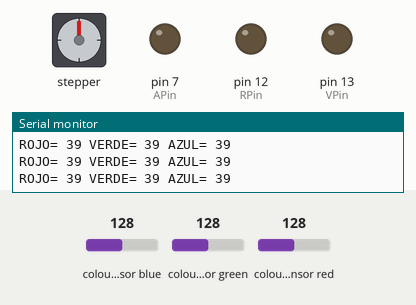
This sketch was run on a simulated Arduino Uno, built with avr-gcc and run on an emulated ATmega328P. On the bench: stepper motor, output pins drawn as LEDs (lit = HIGH), the last lines printed to the serial monitor. Wiring (inferred from the names in the program): TCS3200 colour sensor: output pin 6; S2 pin 4; S3 pin 5; S0 pin 2; S1 pin 3. The inputs (shaded band) are chosen by the test bench; at power-on: colour sensor green 128, colour sensor blue 128, colour sensor red 128. Stepper angles assume 2048 steps per turn; pins used as bus, display or sensor lines are not drawn.

Above: at 1.2 s.
1.3 s: colour sensor green set to 136
At 6.9 s:
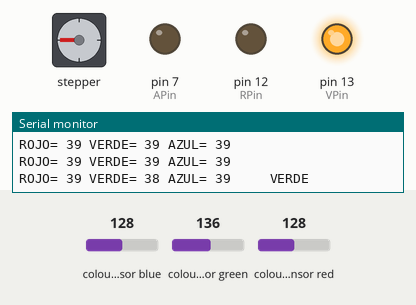
10.3 s: colour sensor blue set to 191
At 12.7 s:
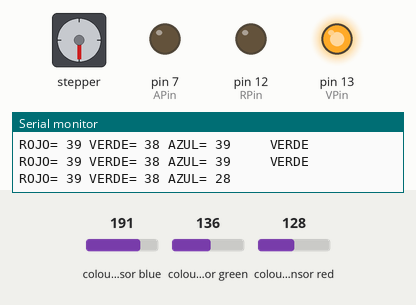
13.3 s: colour sensor red set to 192
14.8 s: colour sensor red set to 199
At 15.38 s:
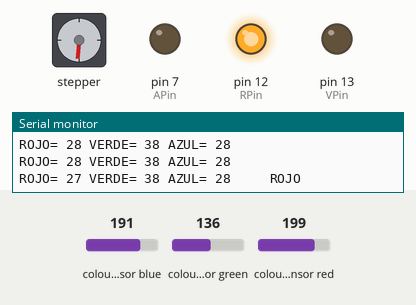
17.8 s: colour sensor blue set to 199
20.8 s: colour sensor blue set to 207
At 21.8 s:
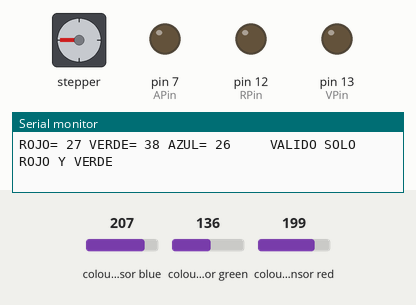
Timing chart, 0 to 23.5 s (numbered marks = the images above; inputs shaded):
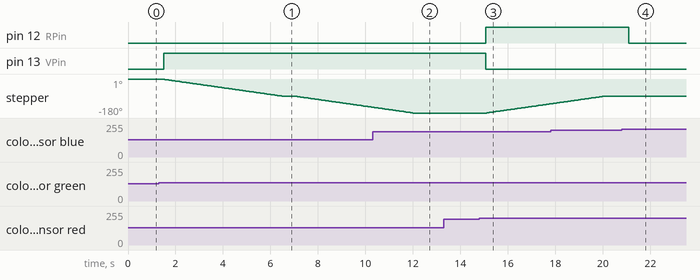

Measured:
- the behaviour switches between 131 and 132 on colour sensor green (found by bisection; images 0 and 1)
- the behaviour switches between 194 and 195 on colour sensor red (found by bisection; images 2 and 3)
- the behaviour switches between 202 and 203 on colour sensor blue (found by bisection; images 3 and 4)
- after the input at 1.3 s, pin 13 (VPin): LOW → HIGH after 0.20 s; stepper: turns 90° counter-clockwise in 5.0 s, then 59° counter-clockwise in 3.2 s
- after the input at 10.3 s, stepper: goes on until 12.0 s, then stays -180°
- after the input at 14.8 s, pin 12 (RPin): LOW → HIGH after 0.26 s; pin 13 (VPin): HIGH → LOW after 0.26 s; stepper: keeps turning clockwise at about 18°/s, starting after 0.30 s
- after the input at 20.8 s, pin 12 (RPin): HIGH → LOW after 0.29 s

The sketch:

LABORATORIO8.ino
```cpp
//SIN CONECTAR EL PIN OE
//LA VEL TOMA MEDIDA DE COLOR DEPENDE SI DA VUELTA COMPLETA O MEDIA O CUARTA VUELTA...SI ES DE 1 VUELTA LA LECTURA DE COLOR TARDA...SI ES DE 1/4VUELTA LEE MAS RAPIDO EL COLOR
#include <Stepper.h> // incluye libreria stepper
Stepper motor1(2048, 8, 10, 9, 11);//Pines conectado al arduino
int RPin= 12;//PIN RGB-ROJO
int VPin = 13;//PIN RGB-VERDE
int APin= 7;//PIN RGB-AZUL
const int s0 = 2;  //PIN SO CONECTADA AL ARDUINO
const int s1 = 3;  //PIN S1 CONECTADA AL ARDUINO
const int s2 = 4;  //PIN S2 CONECTADA AL ARDUINO
const int s3 = 5;  //PIN S3 CONECTADA AL ARDUINO
const int out = 6; //PIN OUT CONECTADA AL ARDUINO
int rojo = 0;   //LECTURA COLOR ROJO
int verde = 0;  // LECTURA COLOR VERDE
int azul = 0;   //LECTURA COLOR AZUL
void setup() {
Serial.begin(9600);//INICIAMOS EL MONITOR SERIAL
motor1.setSpeed(3); // en RPM (valores de 1, 2 o 3 para 28BYJ-48)
pinMode(RPin, OUTPUT);
pinMode(VPin, OUTPUT);
pinMode(APin, OUTPUT);
  pinMode(s0,OUTPUT);
  pinMode(s1,OUTPUT);
  pinMode(s2,OUTPUT);
  pinMode(s3,OUTPUT);
  pinMode(out,INPUT);
  digitalWrite(s0,HIGH);
  digitalWrite(s1,LOW);
}

void loop() {
  // put your main code here, to run repeatedly:
  color();//FUNCION DE LECTURA DE COLOR
  Serial.print("ROJO= ");
  Serial.print(rojo, DEC);
  Serial.print(" VERDE= ");
  Serial.print(verde, DEC);
  Serial.print(" AZUL= ");
  Serial.print(azul, DEC);

  if (rojo < azul && verde > azul && rojo < 190) {
  Serial.println("     ROJO");
  digitalWrite(RPin, HIGH);//PRENDE ROJO Y GIRA HORARIO
  digitalWrite(VPin, LOW);
  digitalWrite(APin, LOW);
  motor1.step(512);// GIRA SENTIDO HORARIO
  }
  else if (azul < rojo && azul < verde && verde > rojo)  {
   Serial.println("     VALIDO SOLO ROJO Y VERDE");
   digitalWrite(RPin, LOW);// NO PRENDE
  digitalWrite(VPin, LOW);
  digitalWrite(APin, LOW);
   motor1.step(0);// NO GIRA
  } else if (rojo > verde && azul > verde ) {
  Serial.println("     VERDE");
  digitalWrite(RPin, LOW);//PRENDE VERDE Y GIRA ANTIHORARIO
  digitalWrite(VPin, HIGH);
  digitalWrite(APin, LOW);
  motor1.step(-512);// GIRA SENTIDO ANTIHORARIO
  }
  else{Serial.println("  ");
  }
  delay(500);
}
void color(){
  digitalWrite(s2, LOW);
  digitalWrite(s3, LOW);
  rojo = pulseIn(out, digitalRead(out) == HIGH ? LOW : HIGH);
  digitalWrite(s3, HIGH);
  azul = pulseIn(out, digitalRead(out) == HIGH ? LOW : HIGH);
  digitalWrite(s2, HIGH);
  verde = pulseIn(out, digitalRead(out) == HIGH ? LOW : HIGH);
}
```
